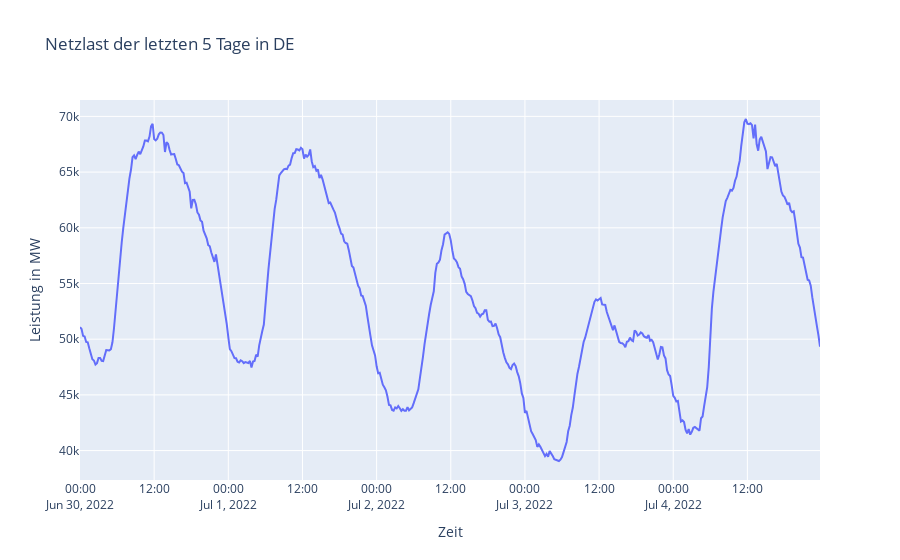

This figure's notebook cell:
### Code cell
df = pd.DataFrame(load['DE'])

import plotly.express as px 
fig = px.line(df, x=df.index, y='DE', title='Load for Germany')
fig.update_layout(
    title="Netzlast der letzten 5 Tage in DE",
    xaxis_title="Zeit",
    yaxis_title="Leistung in MW")
fig.show()

### Figure 1 — Plotly figure (JSON) as saved in the notebook; plotly's stock layout.template omitted (floating-point values rounded to 4 significant figures; data arrays with more than 128 entries replaced by an {"elided": "..."} marker saying what was removed)
{"data": [{"hovertemplate": "index=%{x}<br>DE=%{y}<extra></extra>", "legendgroup": "", "line": {"color": "#636efa", "dash": "solid"}, "marker": {"symbol": "circle"}, "mode": "lines", "name": "", "orientation": "v", "showlegend": false, "type": "scatter", "x": {"elided": "480 str values"}, "xaxis": "x", "y": {"elided": "480 int values"}, "yaxis": "y"}], "layout": {"legend": {"tracegroupgap": 0}, "title": {"text": "Netzlast der letzten 5 Tage in DE"}, "xaxis": {"anchor": "y", "domain": [0, 1], "title": {"text": "Zeit"}}, "yaxis": {"anchor": "x", "domain": [0, 1], "title": {"text": "Leistung in MW"}}}}
